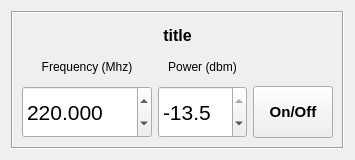
<?xml version="1.0" encoding="UTF-8"?>
<ui version="4.0">
 <class>Form</class>
 <widget class="QWidget" name="Form">
  <property name="geometry">
   <rect>
    <x>0</x>
    <y>0</y>
    <width>335</width>
    <height>160</height>
   </rect>
  </property>
  <property name="maximumSize">
   <size>
    <width>355</width>
    <height>160</height>
   </size>
  </property>
  <property name="windowTitle">
   <string>Form</string>
  </property>
  <layout class="QVBoxLayout" name="verticalLayout">
   <item>
    <widget class="QFrame" name="frame">
     <property name="frameShape">
      <enum>QFrame::Box</enum>
     </property>
     <property name="frameShadow">
      <enum>QFrame::Sunken</enum>
     </property>
     <layout class="QGridLayout" name="gridLayout" rowstretch="1,1,2" columnstretch="2,2,1" columnminimumwidth="130,80,10">
      <property name="sizeConstraint">
       <enum>QLayout::SetDefaultConstraint</enum>
      </property>
      <item row="1" column="0">
       <widget class="QLabel" name="label">
        <property name="sizePolicy">
         <sizepolicy hsizetype="Preferred" vsizetype="Minimum">
          <horstretch>0</horstretch>
          <verstretch>0</verstretch>
         </sizepolicy>
        </property>
        <property name="text">
         <string>Frequency (Mhz)</string>
        </property>
        <property name="alignment">
         <set>Qt::AlignCenter</set>
        </property>
       </widget>
      </item>
      <item row="1" column="1">
       <widget class="QLabel" name="label_2">
        <property name="sizePolicy">
         <sizepolicy hsizetype="Preferred" vsizetype="Minimum">
          <horstretch>0</horstretch>
          <verstretch>0</verstretch>
         </sizepolicy>
        </property>
        <property name="text">
         <string>Power (dbm)</string>
        </property>
        <property name="alignment">
         <set>Qt::AlignCenter</set>
        </property>
       </widget>
      </item>
      <item row="0" column="0" colspan="3">
       <widget class="QLabel" name="title">
        <property name="sizePolicy">
         <sizepolicy hsizetype="Preferred" vsizetype="Minimum">
          <horstretch>0</horstretch>
          <verstretch>0</verstretch>
         </sizepolicy>
        </property>
        <property name="font">
         <font>
          <pointsize>12</pointsize>
          <weight>75</weight>
          <bold>true</bold>
         </font>
        </property>
        <property name="text">
         <string>title</string>
        </property>
        <property name="alignment">
         <set>Qt::AlignCenter</set>
        </property>
       </widget>
      </item>
      <item row="2" column="1">
       <widget class="QDoubleSpinBox" name="spinPower">
        <property name="sizePolicy">
         <sizepolicy hsizetype="Preferred" vsizetype="Preferred">
          <horstretch>0</horstretch>
          <verstretch>0</verstretch>
         </sizepolicy>
        </property>
        <property name="font">
         <font>
          <pointsize>16</pointsize>
         </font>
        </property>
        <property name="keyboardTracking">
         <bool>false</bool>
        </property>
        <property name="decimals">
         <number>1</number>
        </property>
        <property name="minimum">
         <double>-145.000000000000000</double>
        </property>
        <property name="maximum">
         <double>-13.500000000000000</double>
        </property>
        <property name="singleStep">
         <double>0.100000000000000</double>
        </property>
        <property name="value">
         <double>-13.500000000000000</double>
        </property>
       </widget>
      </item>
      <item row="2" column="2">
       <widget class="QPushButton" name="buttonSwitch">
        <property name="sizePolicy">
         <sizepolicy hsizetype="Fixed" vsizetype="Preferred">
          <horstretch>0</horstretch>
          <verstretch>0</verstretch>
         </sizepolicy>
        </property>
        <property name="minimumSize">
         <size>
          <width>80</width>
          <height>0</height>
         </size>
        </property>
        <property name="maximumSize">
         <size>
          <width>80</width>
          <height>16777215</height>
         </size>
        </property>
        <property name="font">
         <font>
          <pointsize>11</pointsize>
          <weight>75</weight>
          <bold>true</bold>
         </font>
        </property>
        <property name="text">
         <string>On/Off</string>
        </property>
        <property name="checkable">
         <bool>true</bool>
        </property>
        <property name="checked">
         <bool>false</bool>
        </property>
        <property name="autoDefault">
         <bool>false</bool>
        </property>
       </widget>
      </item>
      <item row="2" column="0">
       <widget class="QDoubleSpinBox" name="spinFreq">
        <property name="sizePolicy">
         <sizepolicy hsizetype="Preferred" vsizetype="Preferred">
          <horstretch>0</horstretch>
          <verstretch>0</verstretch>
         </sizepolicy>
        </property>
        <property name="font">
         <font>
          <pointsize>16</pointsize>
         </font>
        </property>
        <property name="keyboardTracking">
         <bool>false</bool>
        </property>
        <property name="decimals">
         <number>3</number>
        </property>
        <property name="minimum">
         <double>190.000000000000000</double>
        </property>
        <property name="maximum">
         <double>250.000000000000000</double>
        </property>
        <property name="singleStep">
         <double>0.010000000000000</double>
        </property>
        <property name="value">
         <double>220.000000000000000</double>
        </property>
       </widget>
      </item>
     </layout>
    </widget>
   </item>
  </layout>
 </widget>
 <resources/>
 <connections/>
</ui>
